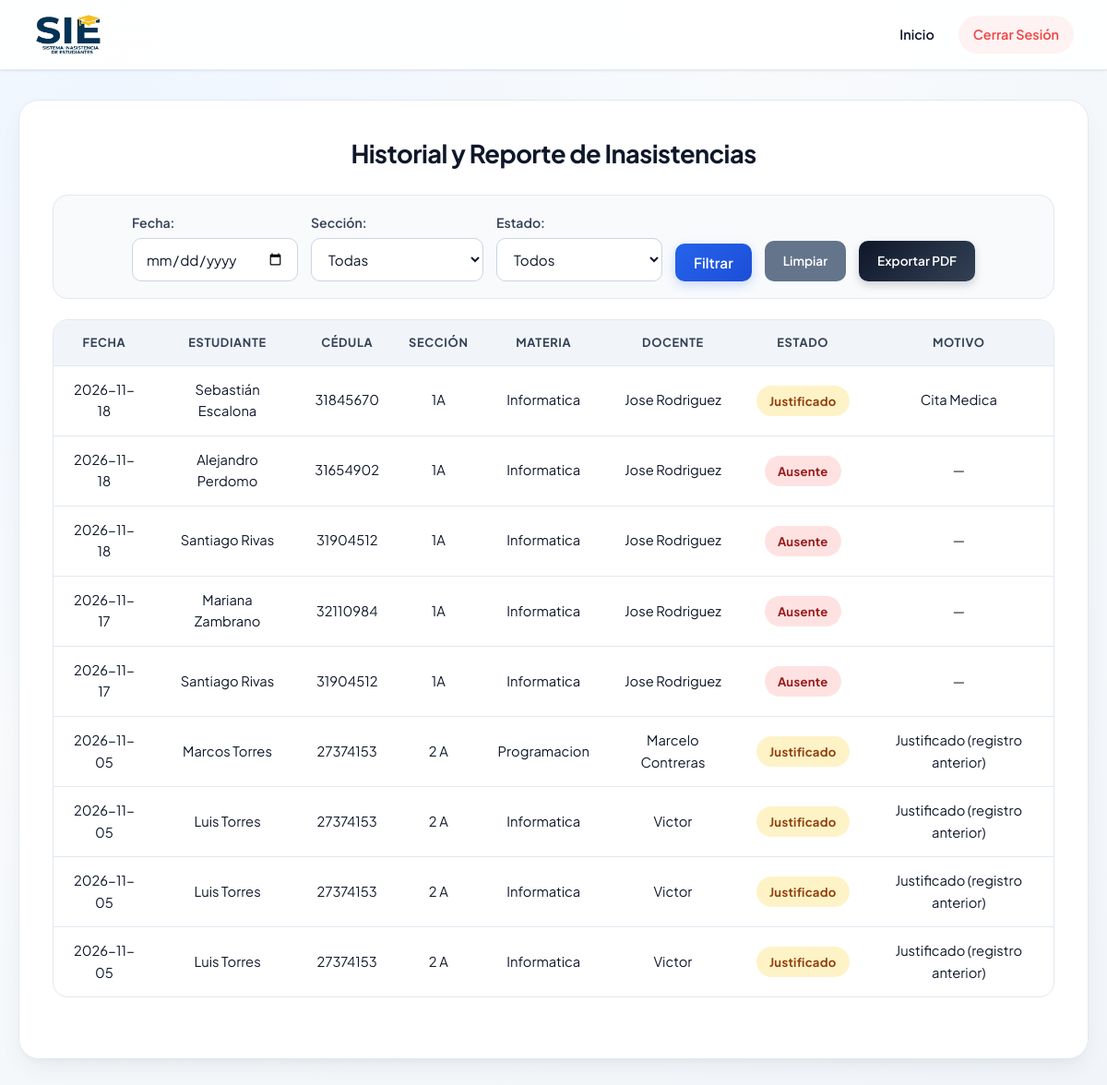
The page /visual/historial_inasistencias.php (signed in) on the database its author committed.
### tables this page shows
CREATE TABLE `inasistencias` (
  `id_inasistencia` int(11) NOT NULL AUTO_INCREMENT,
  `id_estudiante` int(11) NOT NULL,
  `id_materia` int(11) NOT NULL,
  `id_docente` int(11) NOT NULL,
  `fecha` date NOT NULL,
  `estado` enum('Presente','Ausente','Justificado') NOT NULL DEFAULT 'Presente',
  `motivo` varchar(150) DEFAULT NULL,
  PRIMARY KEY (`id_inasistencia`),
  KEY `id_estudiante` (`id_estudiante`),
  KEY `id_materia` (`id_materia`),
  KEY `id_docente` (`id_docente`),
  CONSTRAINT `inasistencias_ibfk_1` FOREIGN KEY (`id_estudiante`) REFERENCES `estudiantes` (`id_estudiante`) ON DELETE CASCADE,
  CONSTRAINT `inasistencias_ibfk_2` FOREIGN KEY (`id_materia`) REFERENCES `materias` (`id_materia`) ON DELETE CASCADE,
  CONSTRAINT `inasistencias_ibfk_3` FOREIGN KEY (`id_docente`) REFERENCES `docentes` (`id_docente`) ON DELETE CASCADE
);

CREATE TABLE `estudiantes` (
  `id_estudiante` int(11) NOT NULL AUTO_INCREMENT,
  `nombre` varchar(100) NOT NULL,
  `apellido` varchar(100) NOT NULL,
  `cedula` varchar(20) NOT NULL,
  `fecha_nacimiento` date DEFAULT NULL,
  `sexo` varchar(50) DEFAULT NULL,
  `enfermedad_condicion` text DEFAULT NULL,
  `id_seccion` int(11) DEFAULT NULL,
  `id_representante` int(11) DEFAULT NULL,
  `id_periodo` int(11) DEFAULT NULL,
  PRIMARY KEY (`id_estudiante`),
  KEY `fk_estudiantes_seccion` (`id_seccion`),
  KEY `fk_estudiantes_representante` (`id_representante`),
  KEY `fk_estudiantes_periodo` (`id_periodo`),
  CONSTRAINT `fk_estudiantes_periodo` FOREIGN KEY (`id_periodo`) REFERENCES `periodos_academicos` (`id_periodo`) ON DELETE SET NULL ON UPDATE CASCADE,
  CONSTRAINT `fk_estudiantes_representante` FOREIGN KEY (`id_representante`) REFERENCES `representantes` (`id_representante`) ON DELETE SET NULL ON UPDATE CASCADE,
  CONSTRAINT `fk_estudiantes_seccion` FOREIGN KEY (`id_seccion`) REFERENCES `secciones` (`id_seccion`) ON DELETE SET NULL ON UPDATE CASCADE
);

CREATE TABLE `secciones` (
  `id_seccion` int(11) NOT NULL AUTO_INCREMENT,
  `nombre_seccion` varchar(50) NOT NULL,
  `id_institucion` int(11) NOT NULL,
  `id_docente` int(11) NOT NULL,
  `id_materia` int(11) NOT NULL,
  `id_periodo` int(11) DEFAULT 1,
  PRIMARY KEY (`id_seccion`),
  KEY `fk_secciones_periodos` (`id_periodo`),
  KEY `fk_secciones_institucion` (`id_institucion`),
  KEY `fk_secciones_docente` (`id_docente`),
  KEY `fk_secciones_materia` (`id_materia`),
  CONSTRAINT `fk_secciones_docente` FOREIGN KEY (`id_docente`) REFERENCES `docentes` (`id_docente`) ON UPDATE CASCADE,
  CONSTRAINT `fk_secciones_institucion` FOREIGN KEY (`id_institucion`) REFERENCES `instituciones` (`id_institucion`) ON UPDATE CASCADE,
  CONSTRAINT `fk_secciones_materia` FOREIGN KEY (`id_materia`) REFERENCES `materias` (`id_materia`) ON UPDATE CASCADE,
  CONSTRAINT `fk_secciones_periodos` FOREIGN KEY (`id_periodo`) REFERENCES `periodos_academicos` (`id_periodo`) ON UPDATE CASCADE
);

CREATE TABLE `materias` (
  `id_materia` int(11) NOT NULL AUTO_INCREMENT,
  `nombre_materia` varchar(50) NOT NULL,
  `id_docente` int(11) NOT NULL,
  PRIMARY KEY (`id_materia`),
  KEY `fk_materias_docente` (`id_docente`),
  CONSTRAINT `fk_materias_docente` FOREIGN KEY (`id_docente`) REFERENCES `docentes` (`id_docente`) ON UPDATE CASCADE
);

CREATE TABLE `docentes` (
  `id_docente` int(11) NOT NULL AUTO_INCREMENT,
  `nombre` varchar(100) NOT NULL,
  `apellido` varchar(100) NOT NULL,
  `cedula` varchar(20) NOT NULL,
  `correo` varchar(50) NOT NULL,
  `telefono` varchar(20) NOT NULL,
  `id_institucion` int(11) NOT NULL,
  PRIMARY KEY (`id_docente`),
  KEY `fk_docentes_institucion` (`id_institucion`),
  CONSTRAINT `fk_docentes_institucion` FOREIGN KEY (`id_institucion`) REFERENCES `instituciones` (`id_institucion`) ON UPDATE CASCADE
);

### visual/historial_inasistencias.php (the view, shortened to what this page needs)
<?php
require_once __DIR__ . '/../config/conexion.php';
$esAdmin   = isset($_SESSION['id']);
$fecha_filtro   = trim($_GET['fecha'] ?? '');
$estado_filtro  = trim($_GET['estado'] ?? '');
$id_seccion_f   = intval($_GET['id_seccion'] ?? 0);
$sql = "
    SELECT i.id_inasistencia, i.fecha, i.estado, i.motivo,
           e.nombre AS est_nombre, e.apellido AS est_apellido, e.cedula AS est_cedula,
           s.nombre_seccion,
           m.nombre_materia,
           d.nombre AS doc_nombre, d.apellido AS doc_apellido
    FROM inasistencias i
    INNER JOIN estudiantes e ON i.id_estudiante = e.id_estudiante
    INNER JOIN materias m ON i.id_materia = m.id_materia
    INNER JOIN docentes d ON i.id_docente = d.id_docente
    LEFT JOIN secciones s ON e.id_seccion = s.id_seccion
    WHERE i.estado IN ('Ausente', 'Justificado')
";
$sql .= " ORDER BY i.fecha DESC, i.id_inasistencia DESC";
$stmt = $conn->prepare($sql);
$stmt->execute();
$resultado = $stmt->get_result();
?>
<!DOCTYPE html>
<html lang="es">
<head>
    <link rel="stylesheet" href="../css/estilos.css">
</head>
<body>
    <header class="header-fijo">
        <div class="logo">
            <img src="logo.png" alt="Logo">
        </div>
        <nav>
            <ul>
                <?php if ($esAdmin) { ?>
                    <li><a href="../api/dashboard.php">Inicio</a></li>
                <?php } else { ?>
                    <li><a href="panel_profesor.php">Panel Docente</a></li>
                <?php } ?>
                <li><a href="../api/logout.php">Cerrar Sesión</a></li>
            </ul>
        </nav>
    </header>
    <div class="container">
        <h2>Historial y Reporte de Inasistencias</h2>
        <form method="GET" class="filtros">
            <div>
                <label for="fecha">Fecha:</label>
                <input type="date" id="fecha" name="fecha" value="<?php echo htmlspecialchars($fecha_filtro); ?>">
            </div>
            <div>
                <label for="id_seccion">Sección:</label>
                <select id="id_seccion" name="id_seccion">
                    <option value="0">Todas</option>
                </select>
            </div>
            <div>
                <label for="estado">Estado:</label>
                <select id="estado" name="estado">
                    <option value="">Todos</option>
                </select>
            </div>
            <button type="submit">Filtrar</button>
            <a href="historial_inasistencias.php" class="btn-limpiar">Limpiar</a>
            <a href="../api/generar_pdf.php?tipo=historial_inasistencias&fecha=<?php echo urlencode($fecha_filtro); ?>&id_seccion=<?php echo (int) $id_seccion_f; ?>&estado=<?php echo urlencode($estado_filtro); ?>" class="btn-pdf">
                Exportar PDF
            </a>
        </form>
        <table>
            <thead>
                <tr>
                    <th>Fecha</th>
                    <th>Estudiante</th>
                    <th>Cédula</th>
                    <th>Sección</th>
                    <th>Materia</th>
                    <th>Docente</th>
                    <th>Estado</th>
                    <th>Motivo</th>
                </tr>
            </thead>
            <tbody>
                <?php
                if ($resultado && $resultado->num_rows > 0) {
                    while ($row = $resultado->fetch_assoc()) {
                        $badgeClass = ($row['estado'] === 'Justificado') ? 'badge-justificado' : 'badge-ausente';
                ?>
                <tr>
                    <td><?php echo htmlspecialchars($row['fecha']); ?></td>
                    <td><?php echo htmlspecialchars($row['est_nombre'] . ' ' . $row['est_apellido']); ?></td>
                    <td><?php echo htmlspecialchars($row['est_cedula']); ?></td>
                    <td><?php echo htmlspecialchars($row['nombre_seccion'] ?? 'Sin asignar'); ?></td>
                    <td><?php echo htmlspecialchars($row['nombre_materia']); ?></td>
                    <td><?php echo htmlspecialchars(trim($row['doc_nombre'] . ' ' . $row['doc_apellido'])); ?></td>
                    <td><span class="badge <?php echo $badgeClass; ?>"><?php echo htmlspecialchars($row['estado']); ?></span></td>
                    <td><?php echo htmlspecialchars($row['motivo'] ?? '—'); ?></td>
                </tr>
                <?php
                    }
                } else {
                    echo "<tr><td colspan='8'>No se encontraron inasistencias con los filtros seleccionados.</td></tr>";
                }
                ?>
            </tbody>
        </table>
    </div>
</body>
</html>

### rows shown on the page
inasistencias: fecha "2026-11-18", id_estudiante.apellido "Sebastián Escalona", id_estudiante.cedula "31845670", secciones.nombre_seccion "1A", id_materia.nombre_materia "Informatica", id_docente.apellido "Jose Rodriguez", estado "Justificado", motivo "Cita Medica"
inasistencias: fecha "2026-11-18", id_estudiante.apellido "Alejandro Perdomo", id_estudiante.cedula "31654902", secciones.nombre_seccion "1A", id_materia.nombre_materia "Informatica", id_docente.apellido "Jose Rodriguez", estado "Ausente", motivo "—"
inasistencias: fecha "2026-11-18", id_estudiante.apellido "Santiago Rivas", id_estudiante.cedula "31904512", secciones.nombre_seccion "1A", id_materia.nombre_materia "Informatica", id_docente.apellido "Jose Rodriguez", estado "Ausente", motivo "—"
inasistencias: fecha "2026-11-17", id_estudiante.apellido "Mariana Zambrano", id_estudiante.cedula "32110984", secciones.nombre_seccion "1A", id_materia.nombre_materia "Informatica", id_docente.apellido "Jose Rodriguez", estado "Ausente", motivo "—"
inasistencias: fecha "2026-11-17", id_estudiante.apellido "Santiago Rivas", id_estudiante.cedula "31904512", secciones.nombre_seccion "1A", id_materia.nombre_materia "Informatica", id_docente.apellido "Jose Rodriguez", estado "Ausente", motivo "—"
inasistencias: fecha "2026-11-05", id_estudiante.apellido "Marcos Torres", id_estudiante.cedula "27374153", secciones.nombre_seccion "2 A", id_materia.nombre_materia "Programacion", id_docente.apellido "Marcelo Contreras", estado "Justificado", motivo "Justificado (registro anterior)"
inasistencias: fecha "2026-11-05", id_estudiante.apellido "Luis Torres", id_estudiante.cedula "27374153", secciones.nombre_seccion "2 A", id_materia.nombre_materia "Informatica", id_docente.nombre "Victor", estado "Justificado", motivo "Justificado (registro anterior)"
inasistencias: fecha "2026-11-05", id_estudiante.apellido "Luis Torres", id_estudiante.cedula "27374153", secciones.nombre_seccion "2 A", id_materia.nombre_materia "Informatica", id_docente.nombre "Victor", estado "Justificado", motivo "Justificado (registro anterior)"
inasistencias: fecha "2026-11-05", id_estudiante.apellido "Luis Torres", id_estudiante.cedula "27374153", secciones.nombre_seccion "2 A", id_materia.nombre_materia "Informatica", id_docente.nombre "Victor", estado "Justificado", motivo "Justificado (registro anterior)"
